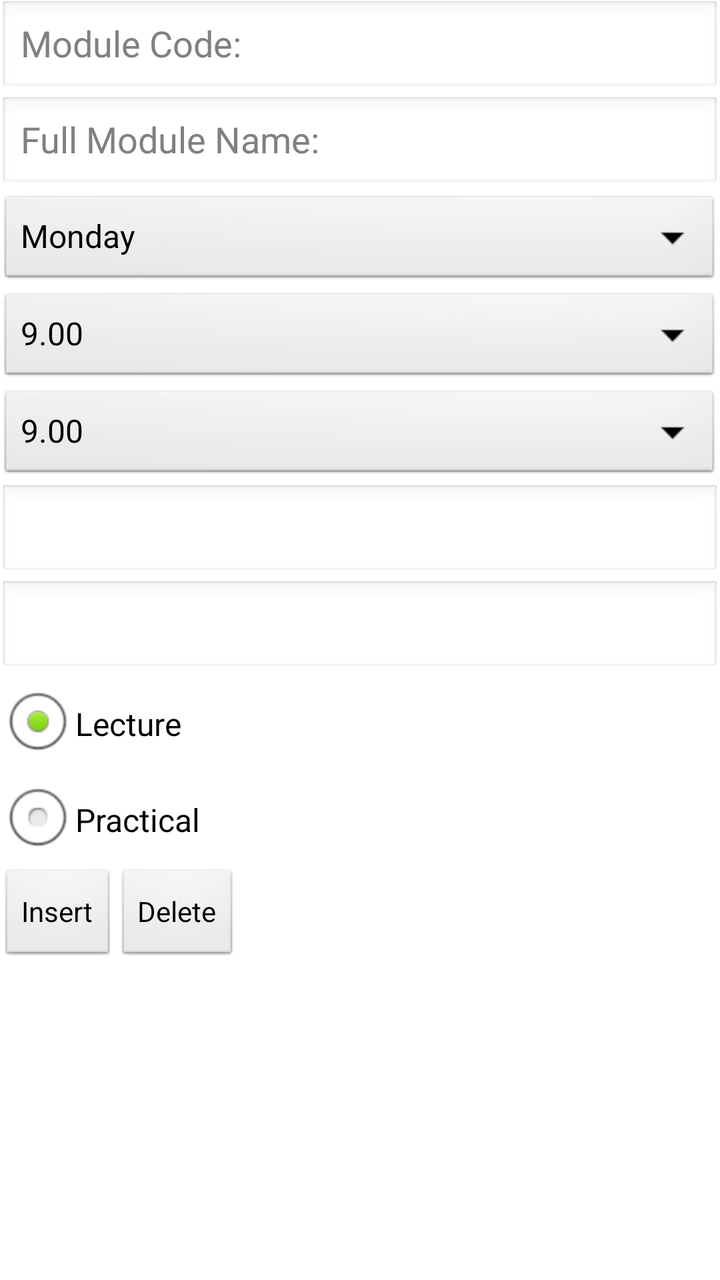
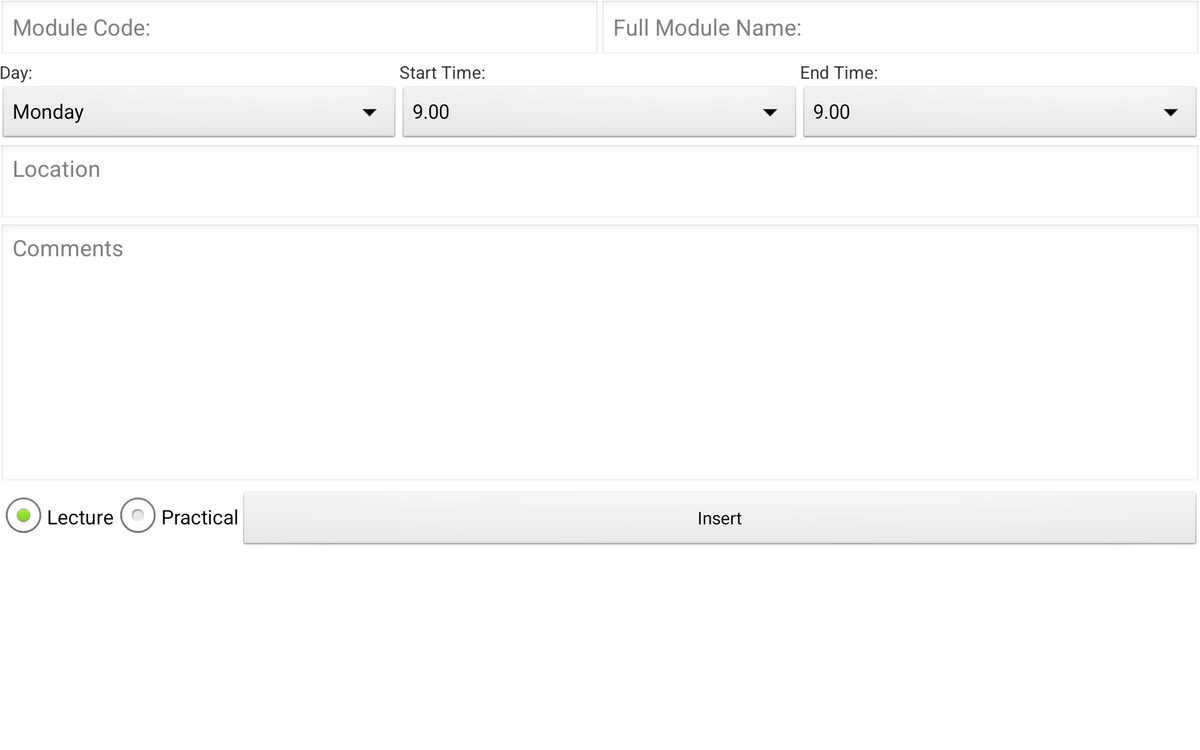

Compare how this app lays out the same screen by default and in its alternative resource folder. The renders come first, then the two layout files and the values they reference.
<!-- AndroidManifest.xml: application theme AppTheme -->
<!-- res/layout/activity_add_module.xml -->
<LinearLayout xmlns:android="http://schemas.android.com/apk/res/android"
    xmlns:tools="http://schemas.android.com/tools"
    android:id="@+id/LinearLayout1"
    android:layout_width="match_parent"
    android:layout_height="match_parent"
    android:orientation="vertical"
    android:paddingBottom="@dimen/activity_vertical_margin"
    android:paddingLeft="@dimen/activity_horizontal_margin"
    android:paddingRight="@dimen/activity_horizontal_margin"
    android:paddingTop="@dimen/activity_vertical_margin"
    tools:context=".Add_module" >

    <EditText
        android:id="@+id/addModCodeEditText"
        android:layout_width="match_parent"
        android:layout_height="wrap_content"
        android:ems="10"
        android:hint="@string/module_code" >

        <requestFocus />
    </EditText>

    <EditText
        android:id="@+id/addModNameEditText"
        android:layout_width="match_parent"
        android:layout_height="wrap_content"
        android:ems="10"
        android:hint="@string/module_name" />

    <Spinner
        android:id="@+id/daySpinner"
        android:layout_width="match_parent"
        android:layout_height="wrap_content"
        android:entries="@array/lecture_days" />

    <Spinner
        android:id="@+id/timeStartSpinner"
        android:layout_width="match_parent"
        android:layout_height="wrap_content"
         android:entries="@array/lecture_hours" />

    <Spinner
        android:id="@+id/timeFinishedSpinner"
        android:layout_width="match_parent"
        android:layout_height="wrap_content"
        android:prompt="@string/finish_time"
         android:entries="@array/lecture_hours" />

    <EditText
        android:id="@+id/addRoomEditText"
        android:layout_width="match_parent"
        android:layout_height="wrap_content"
        android:ems="10" />

    <EditText
        android:id="@+id/addCommEditText"
        android:layout_width="match_parent"
        android:layout_height="wrap_content"
        android:ems="10" />

    <RadioGroup
        android:id="@+id/radioGroup1"
        android:layout_width="wrap_content"
        android:layout_height="wrap_content" >

        <RadioButton
            android:id="@+id/lectureRadio"
            android:layout_width="wrap_content"
            android:layout_height="wrap_content"
            android:checked="true"
            android:text="@string/radio_lecture" />

        <RadioButton
            android:id="@+id/practicalRadio"
            android:layout_width="wrap_content"
            android:layout_height="wrap_content"
            android:orientation="horizontal"
            android:text="@string/radio_practical" />
    </RadioGroup>

    <LinearLayout
        android:id="@+id/btn_holder"
        android:layout_width="wrap_content"
        android:layout_height="wrap_content" >

        <Button
            android:id="@+id/insertButton"
            android:layout_width="fill_parent"
            android:layout_height="wrap_content"
            android:layout_weight="1"
            android:onClick="insertModule"
            android:text="@string/insert_button" />

        <Button
            android:id="@+id/deleteButton"
            android:layout_width="fill_parent"
            android:layout_height="wrap_content"
            android:layout_weight="1"
            android:onClick="deleteModule"
            android:text="@string/delete_button" />

    </LinearLayout>

</LinearLayout>
<!-- resources referenced by this layout -->
<resources>
  <string-array name="lecture_days">
          <item>Monday</item>
          <item>Tuesday</item>
          <item>Wednesday</item>
          <item>Thursday</item>
          <item>Friday</item>
      </string-array>
  <string-array name="lecture_hours">
          <item>9.00</item>
          <item>10.00</item>
          <item>11.00</item>
          <item>12.00</item>
          <item>13.00</item>
          <item>14.00</item>
          <item>15.00</item>
          <item>16.00</item>
          <item>17.00</item>
          <item>18.00</item>
          <item>19.00</item>
      </string-array>
  <string name="delete_button">Delete</string>
  <string name="finish_time">End Time: </string>
  <string name="insert_button">Insert</string>
  <string name="module_code">Module Code: </string>
  <string name="module_name">Full Module Name: </string>
  <string name="radio_lecture">Lecture</string>
  <string name="radio_practical">Practical</string>
  <style name="AppTheme" parent="AppBaseTheme">
          
      </style>
  <style name="AppBaseTheme" parent="android:Theme.Light">
          
      </style>
</resources>
<!-- res/layout-sw600dp-land/activity_add_module.xml (the repository's variant of the layout above) -->
<!-- drawn on a 7-inch tablet turned sideways -->
<TableLayout xmlns:android="http://schemas.android.com/apk/res/android"
    xmlns:tools="http://schemas.android.com/tools"
    android:id="@+id/TableLayout1"
    android:layout_width="match_parent"
    android:layout_height="match_parent"
    android:paddingBottom="@dimen/activity_vertical_margin"
    android:paddingLeft="@dimen/activity_horizontal_margin"
    android:paddingRight="@dimen/activity_horizontal_margin"
    android:paddingTop="@dimen/activity_vertical_margin"
    tools:context=".Add_module" >

    <TableRow
        android:id="@+id/top_row_land"
        android:layout_width="match_parent"
        android:layout_height="wrap_content" >

        <EditText
            android:id="@+id/addModCodeEditText"
            android:layout_width="0dp"
            android:layout_weight="1"
            android:layout_height="wrap_content"
            android:maxLines="1"
        	android:minLines="1"
        	android:maxLength="23"
            android:hint="@string/module_code" >

            <requestFocus />
        </EditText>

        <EditText
            android:id="@+id/addModNameEditText"
            android:layout_width="0dp"
            android:layout_weight="1"
            android:maxLines="1"
        	android:minLines="1"
        	android:maxLength="23"
            android:layout_height="wrap_content"
            android:hint="@string/module_name" />
    </TableRow>

    <TableRow
        android:id="@+id/day_row"
        android:layout_width="match_parent"
        android:layout_height="wrap_content" >

        <TextView
            android:id="@+id/textView1"
            android:layout_width="0dp"
            android:layout_height="wrap_content"
            android:layout_weight="1"
            android:text="@string/day_of_week" />

        <TextView
            android:id="@+id/textView2"
            android:layout_width="0dp"
            android:layout_height="wrap_content"
            android:layout_weight="1"
            android:text="@string/start_time" />

        <TextView
            android:id="@+id/textView3"
            android:layout_width="0dp"
            android:layout_height="wrap_content"
            android:layout_weight="1"
            android:text="@string/finish_time" />
    </TableRow>

    <TableRow
        android:id="@+id/start_time_row"
        android:layout_width="match_parent"
        android:layout_height="wrap_content" >

        <Spinner
            android:id="@+id/daySpinner"
            android:layout_width="0dp"
            android:layout_height="wrap_content"
            android:layout_weight="2"
            android:entries="@array/lecture_days" />

        <Spinner
            android:id="@+id/timeStartSpinner"
            android:layout_width="0dp"
            android:layout_height="wrap_content"
            android:layout_weight="2"
            android:entries="@array/lecture_hours" />

        <Spinner
            android:id="@+id/timeFinishedSpinner"
            android:layout_width="0dp"
            android:layout_height="wrap_content"
            android:layout_weight="2"
            android:entries="@array/lecture_hours"
            android:prompt="@string/finish_time" />
    </TableRow>

    <EditText
        android:id="@+id/addRoomEditText"
        android:layout_width="match_parent"
        android:layout_height="wrap_content"
        android:ems="10"
        android:gravity="center_vertical|top"
        android:hint="@string/location"
        android:maxLength="23"
        android:maxLines="1"
        android:minLines="2" />

    <EditText
        android:id="@+id/addCommEditText"
        android:layout_width="match_parent"
        android:layout_height="wrap_content"
        android:ems="10"
        android:gravity="center_vertical|top"
        android:hint="@string/add_comments"
        android:minLines="9"
        android:scrollbars="vertical" />

    <RadioGroup
        android:id="@+id/radioGroup1"
        android:layout_width="wrap_content"
        android:layout_height="wrap_content"
        android:orientation="horizontal" >

        <RadioButton
            android:id="@+id/lectureRadio"
            android:layout_width="wrap_content"
            android:layout_height="wrap_content"
            android:checked="true"
            android:text="@string/radio_lecture" />

        <RadioButton
            android:id="@+id/practicalRadio"
            android:layout_width="wrap_content"
            android:layout_height="wrap_content"
            android:orientation="horizontal"
            android:text="@string/radio_practical" />

        <Button
            android:id="@+id/insertButton"
            android:layout_width="fill_parent"
            android:layout_height="wrap_content"
            android:onClick="insertModule"
            android:text="@string/insert_button" />
    </RadioGroup>

</TableLayout>
<!-- resources referenced by the variant -->
<!-- as a 7-inch tablet turned sideways resolves them -->
<resources>
  <string-array name="lecture_days">
          <item>Monday</item>
          <item>Tuesday</item>
          <item>Wednesday</item>
          <item>Thursday</item>
          <item>Friday</item>
      </string-array>
  <string-array name="lecture_hours">
          <item>9.00</item>
          <item>10.00</item>
          <item>11.00</item>
          <item>12.00</item>
          <item>13.00</item>
          <item>14.00</item>
          <item>15.00</item>
          <item>16.00</item>
          <item>17.00</item>
          <item>18.00</item>
          <item>19.00</item>
      </string-array>
  <string name="add_comments">Comments</string>
  <string name="day_of_week">Day: </string>
  <string name="finish_time">End Time: </string>
  <string name="insert_button">Insert</string>
  <string name="location">Location</string>
  <string name="module_code">Module Code: </string>
  <string name="module_name">Full Module Name: </string>
  <string name="radio_lecture">Lecture</string>
  <string name="radio_practical">Practical</string>
  <string name="start_time">Start Time: </string>
  <style name="AppTheme" parent="AppBaseTheme">
          
      </style>
  <style name="AppBaseTheme" parent="android:Theme.Light">
          
      </style>
</resources>
